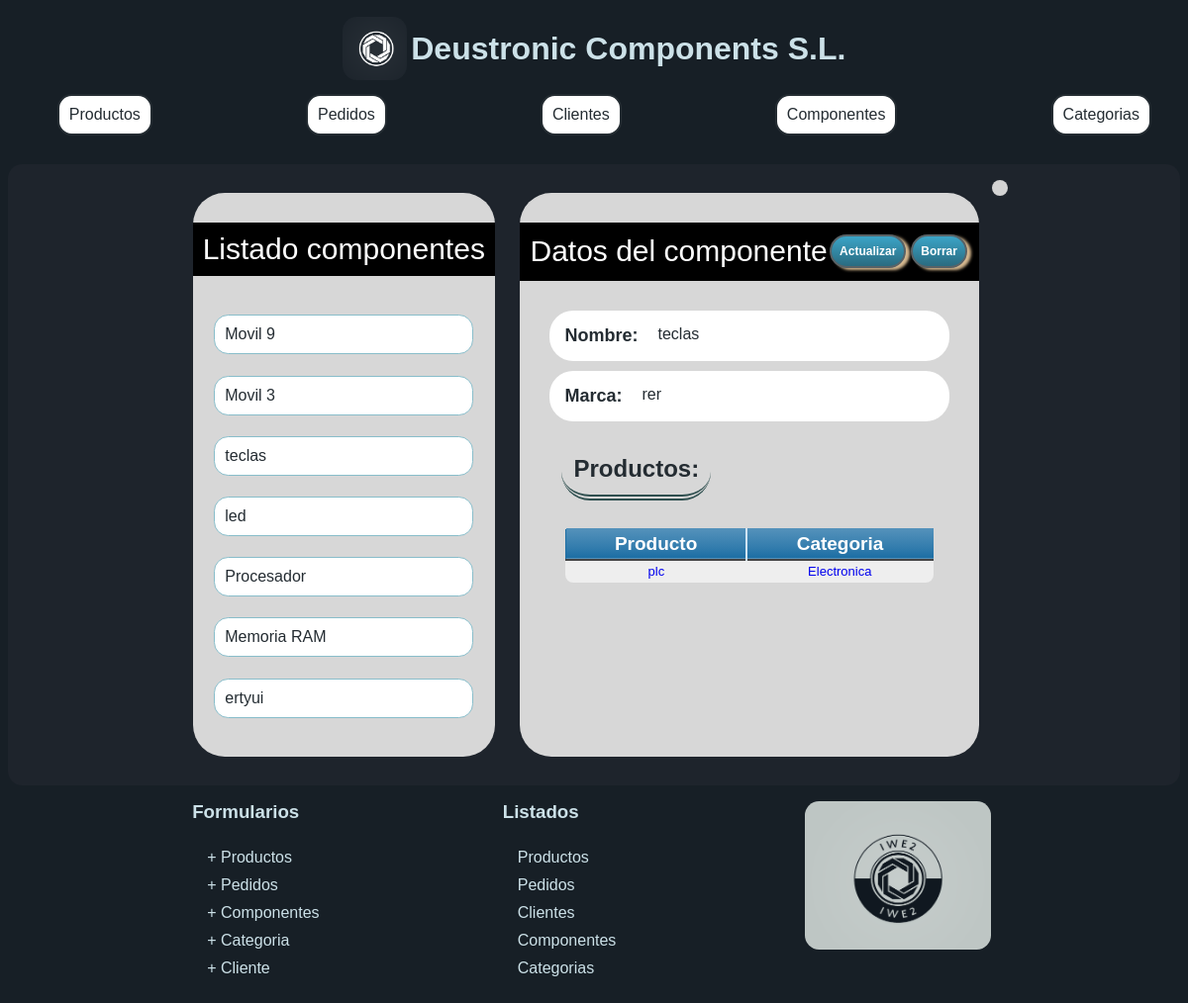
The app's page /appProyecto/componentes/6, older data.
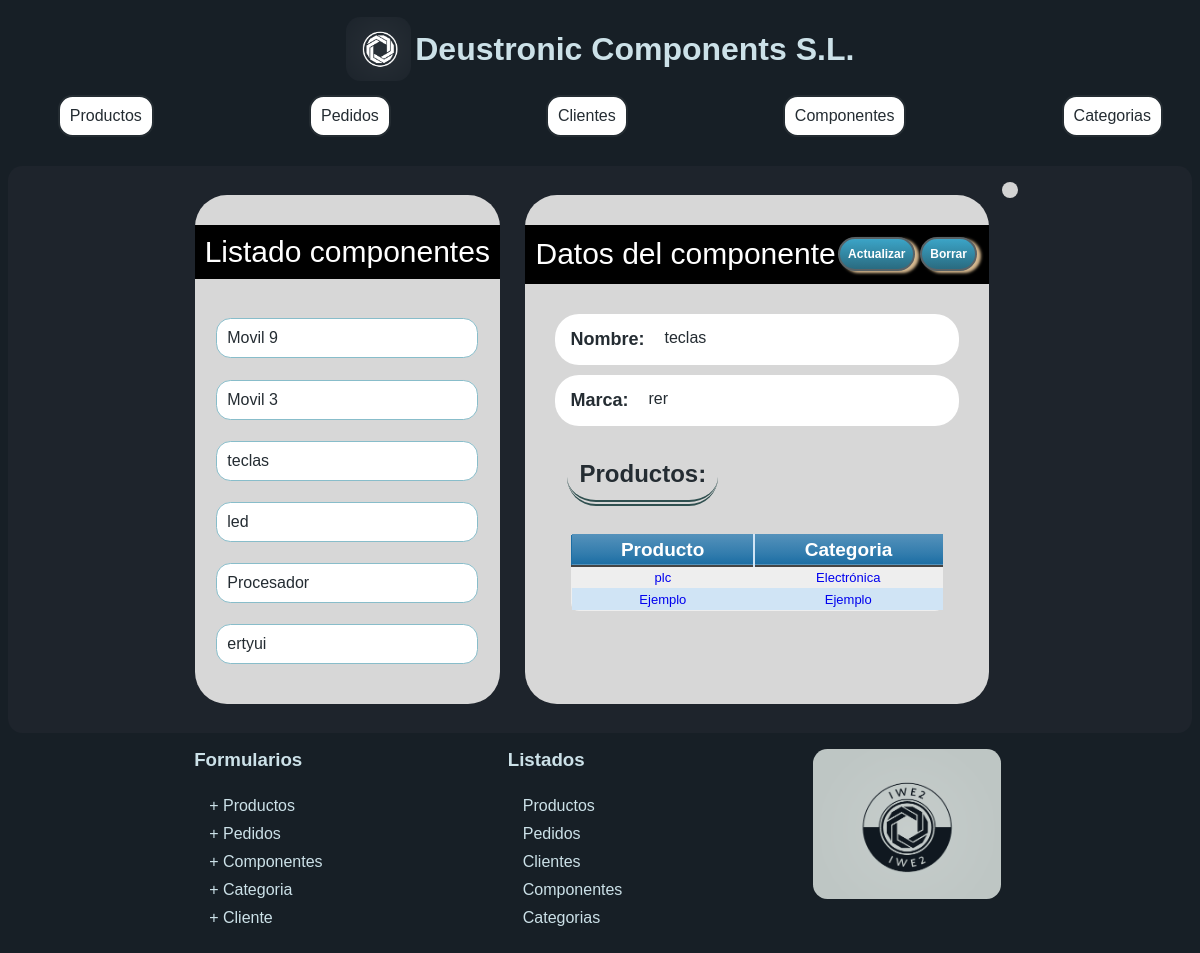
The same page, newer data.
### appProyecto/models.py (models this page shows, shortened)
class Componente(models.Model):
    nombre = models.CharField(max_length=200)
    marca = models.CharField(max_length=200)

class Elemento(models.Model):
    id_producto = models.ForeignKey(Producto, on_delete=models.CASCADE)
    id_componente = models.ForeignKey(Componente, on_delete=models.CASCADE)
    cantidad = models.IntegerField(
        default=1,
        validators=[
            MinValueValidator(1)
        ]
     )
    class Meta:
        unique_together = (('id_producto', 'id_componente'),)

class Producto(models.Model):
    precio = models.FloatField(
        default=0,
        validators=[
            MinValueValidator(0)
        ]
     )
    nombre = models.CharField(max_length=200)
    descripcion = models.CharField(max_length=1000)
    categoria = models.ForeignKey(Categoria, on_delete=models.CASCADE)
    componente = models.ManyToManyField(Componente, through="Elemento")

class Categoria(models.Model):
    descripcion = models.CharField(max_length=1000)
    nombre = models.CharField(max_length=100, unique=True)

### appProyecto/views.py (the view)
class ComponenteDetailView(DetailView):
    model = Componente
    def get_context_data(self, **kwargs):
        context = super().get_context_data(**kwargs)
        context['elementos'] = self.object.elemento_set.all()
        context['listaTodos'] = Componente.objects.all()
        return context

### appProyecto/templates/appProyecto/componente_detail.html (shortened to what this page needs)
{% extends "detalle.html" %}
{% block elemListado %} componentes {% endblock %}
{% block urlElemento %}
<a href="{% url 'detalle componentes' p.pk %}">
  <li>{{ p.nombre }}</li>
</a> {% endblock %}
{% block detalle %}
<div class="tituloProducto">
  Datos del componente
  <div class="barraBtn">
    <a href="/appProyecto/componentes/{{componente.id}}/update/" class="button">
      Actualizar
    </a>
    <a href="/appProyecto/componentes/{{componente.id}}/delete/" class="button">
      Borrar
    </a>
  </div>
</div>
<div class="datosProducto">
  <div class="propiedadProducto">
    <div class="tituloPropiedad">Nombre: </div>
    {{ componente.nombre}}
  </div>
  <div class="propiedadProducto">
    <div class="tituloPropiedad">Marca:</div>
    {{ componente.marca}}
  </div>
  {% if elementos %}
  <h2>Productos:</h2>
   <table class="blueTable">
    <thead>
      <tr>
        <th>Producto</th>
        <th>Categoria</th>
      </tr>
    </thead>
    <tbody>
      {% for cantidad in elementos %}
      <tr>
        <td>
          <a href="{% url 'detalle producto' cantidad.id_producto.pk %}">
            {{ cantidad.id_producto.nombre }}
          </a>
        </td>
        <td>
          <a href="{% url 'detalle categoria' cantidad.id_producto.categoria.pk %}">
            {{ cantidad.id_producto.categoria.nombre }}
          </a>
        </td>
      </tr>
      {% endfor %}
    </tbody>
  </table>
</div>
{% else %}
<div class="tituloPropiedad"> NO EXISTE NINGUN PRODUCTO CON ESTE COMPONENTE</div>
{% endif %}
{% endblock %}

Row changes from the older to the newer data that the page shows:
removed Componente: nombre "Memoria RAM"
changed through a linked row, Elemento "plc": id_producto.categoria.nombre "Electronica" → "Electrónica"
added Elemento: id_producto.nombre "Ejemplo", id_producto.categoria.nombre "Ejemplo"
